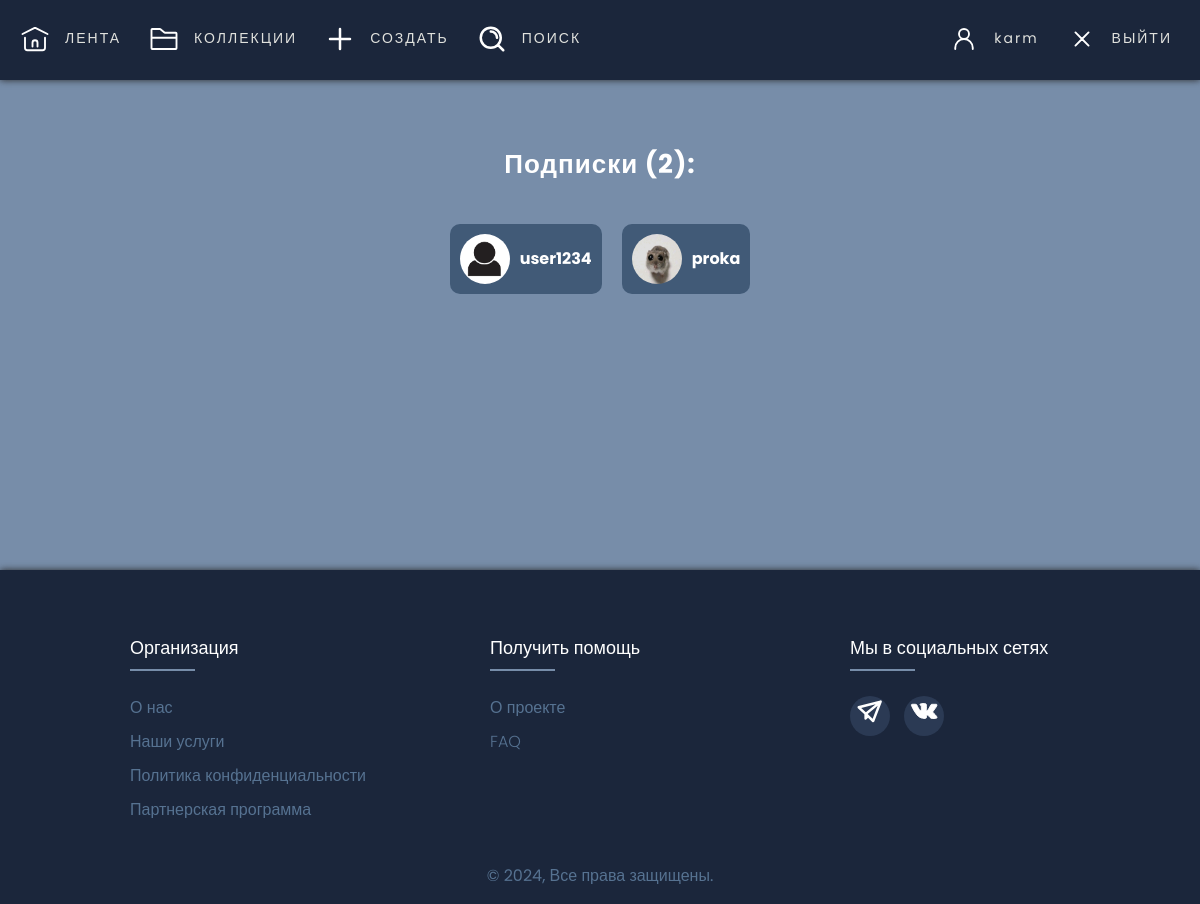
The page /following/ (signed in) on the database its author committed.
### website/models.py (models this page shows, shortened)
class Follow(models.Model):
    follower = models.ForeignKey('Profile', related_name='following', on_delete=models.CASCADE)
    following = models.ForeignKey('Profile', related_name='followers', on_delete=models.CASCADE)
    created_at = models.DateTimeField(auto_now_add=True)
    class Meta:
        unique_together = ('follower', 'following')

class Profile(models.Model):
    user = models.OneToOneField(User, on_delete=models.CASCADE)
    photo = models.ImageField(upload_to='users/', null=True, blank=True)
    email = models.EmailField(unique=True, null=True)
    about = models.TextField(max_length=255, null=True, blank=True)
    is_online = models.BooleanField(default=False)
    def get_absolute_url(self):
        return reverse('profile', kwargs={'profile_id': self.pk})

### website/views.py (the view)
# urls.py: path('following/', ShowFollowing.as_view(), name='following'),
class ShowFollowing(LoginRequiredMixin, ListView):
    model = Profile
    template_name = 'website/following.html'
    context_object_name = 'following'
    def get_context_data(self, **kwargs):
        context = super().get_context_data(**kwargs)
        context['page_title'] = 'Подписки'
        context['main_menu'] = main_menu
        context['user_menu'] = user_menu
        following_count = self.request.user.profile.following.count()
        context['following_count'] = following_count
        return context
    def get_queryset(self):
        return self.request.user.profile.following.all()

### website/templates/website/following.html
{% extends 'website/base.html' %}
{% load static %}
{% block content %}
<h2>Подписки ({{ following_count }}): </h2>
<ul class="followers-list">
    {% for follow in following %}
    <li>
        <a href="{% url 'profile' follow.following.user.id %}">
            <div class="follower-info">
                {% if follow.following.user.profile.photo %}
                <img src="{{ follow.following.user.profile.photo.url }}" alt="Фото профиля">
                {% else %}
                <img src="{% static 'website/img/default-profile-photo.png' %}" alt="Фото профиля по умолчанию">
                {% endif %}
                <span class="follower-name">{{ follow.following.user.username }}</span>
            </div>
        </a>
    </li>
    {% endfor %}
</ul>
{% endblock %}

### website/templates/website/base.html (shortened to what this page needs)
<!DOCTYPE html>
{% load static %}
<html lang="ru">
<head>
    <link type="text/css" href="{% static 'website/css/style.css' %}" rel="stylesheet"/>
</head>
<body>
<header>
    <ul class="nav">
        {% if request.user.is_authenticated %}
            {% for item in main_menu %}
                <li class="nav-item">
                    <img src="{% static item.logo_src %}" alt="{{ item.alt }}"/>
                    <a href="{% url item.href %}">{{ item.name }}</a>
                </li>
            {% endfor %}
            <li class="nav-item prev-last profile-name">
                <img src="{% static 'website/logos/user-profile.svg' %}" alt="{{ user_menu.0.alt }}">
                <a href="{{ request.user.profile.get_absolute_url }}">{{ user.username }}</a>
            </li>
            <li class="nav-item last">
                <img src="{% static 'website/logos/logout.svg' %}" alt="{{ user_menu.1.alt }}"/>
                <a href="{% url 'users:logout' %}">Выйти</a>
            </li>
        {% endif %}
    </ul>
</header>
<div class="content">
    {% block content %}
    {% endblock %}
</div>
<footer>
    <div class="footer">
        <div class="container">
            <div class="row">
                <div class="footer-col">
                    <h4>Организация</h4>
                    <ul>
                        <li><a href="#">О нас</a></li>
                        <li><a href="#">Наши услуги</a></li>
                        <li><a href="#">Политика конфиденциальности</a></li>
                        <li><a href="#">Партнерская программа</a></li>
                    </ul>
                </div>
                <div class="footer-col">
                    <h4>Получить помощь</h4>
                    <ul>
                        <li><a href="{% url 'about_project' %}">О проекте</a></li>
                        <li><a href="https://t.me/+5qva6NCl0TpmM2Ji">FAQ</a></li>
                    </ul>
                </div>
                <div class="footer-col">
                    <h4>Мы в социальных сетях</h4>
                    <div class="social-links">
                        <a href="#"><img style="width: 30px; height: 30px;"
                                         src="{% static 'website/logos/tg_logo.svg' %}" alt="Поделиться ТГ"/></a>
                        <a href="https://vk.com/0dude0_0"><img style="width: 30px; height: 30px;"
                                         src="{% static 'website/logos/vk_logo.svg' %}"</a>
                    </div>
                </div>
            </div>
        </div>
    </div>
    <div class="footer-bottom">
        <p>© 2024, Все права защищены.</p>
    </div>
</footer>
</body>
</html>

### website/static/website/css/style.css (style rules this page uses)
body { background-color: #778da9; color: white; font-size: 16px; margin: 0; overflow-y: scroll; line-height: 1.5; font-family: 'Poppins', sans-serif; }
header { text-transform: uppercase; letter-spacing: 2px; background-color: #1b263b; height: 80px; margin-bottom: 50px; margin-right: 0; box-shadow: 0 0 7px rgb(41, 41, 41); position: sticky; top: 0; z-index: 10; }
.nav { padding: 20px; max-width: 1280px; margin: auto; display: flex; align-items: center; }
.nav-item { display: inline-flex; list-style: none; padding-right: 20px; align-items: center; }
.nav-item img { width: 30px; height: 30px; pointer-events: none; }
.nav-item a { font-size: 14px; padding: 8px; color: #e0e1dd; text-decoration: none; margin-left: 7px; transition: background-color 0.4s ease, border-radius 0.4s ease; }
.prev-last { padding-right: 0; margin-left: auto; }
.last { margin-left: 20px; padding-right: 0; }
.profile-name { text-transform: none; }
.content { min-height: 50vh; display: flex; flex-direction: column; }
h2 { letter-spacing: 1px; text-align: center; font-size: 26px; margin: 15px 60px 30px; }
a { text-decoration: none; }
.row { display: flex; flex-wrap: wrap; }
ul { list-style: none; }
.footer { box-shadow: 0 0 7px rgb(41, 41, 41); margin-top: 40px; background-color: #1b263b; padding: 40px 0 10px 0; display: flex; justify-content: center; align-items: center; }
.footer-col { width: 300px; padding: 0 30px; }
.footer-col h4 { margin-left: 40px; font-size: 18px; color: #ffffff; margin-bottom: 35px; font-weight: 500; position: relative; }
.footer-col h4::before { content: ''; position: absolute; left: 0; bottom: -10px; background-color: #778da9; height: 2px; box-sizing: border-box; width: 65px; }
.footer-col ul li:not(:last-child) { margin-bottom: 10px; padding: 0; }
.footer-col ul li a { font-size: 16px; text-decoration: none; font-weight: 300; color: #567291; display: block; transition: all 0.3s ease; }
.social-links { padding-left: 40px; }
.footer-col .social-links a { display: inline-block; height: 40px; width: 40px; background-color: #2B3A54; margin: 0 10px 10px 0; text-align: center; line-height: 40px; border-radius: 50%; color: #ffffff; transition: all 0.8s ease; }
.footer-bottom { color: #567291; display: flex; justify-content: center; align-items: center; background-color: #1b263b; }
.followers-list { list-style: none; padding: 0; display: flex; flex-wrap: wrap; justify-content: space-between; margin: 0 auto; }
.followers-list li { margin-bottom: 20px; }
.follower-info { display: flex; align-items: center; background-color: #415a77; padding: 10px; border-radius: 10px; margin: 10px; transition: background-color 0.8s ease, transform 0.3s ease-in-out; }
.follower-info img { width: 50px; height: 50px; border-radius: 50%; margin-right: 10px; }
.follower-name { font-size: 16px; font-weight: bold; color: white; }

### rows shown on the page
Follow: following.user.username "user1234"
Follow: following.user.profile.photo (picture), following.user.username "proka"

### other values the page prints
{{ item.name }} "ЛЕНТА" "КОЛЛЕКЦИИ" "СОЗДАТЬ" "ПОИСК"
{{ user.username }} "karm"
{{ following_count }} "2"
